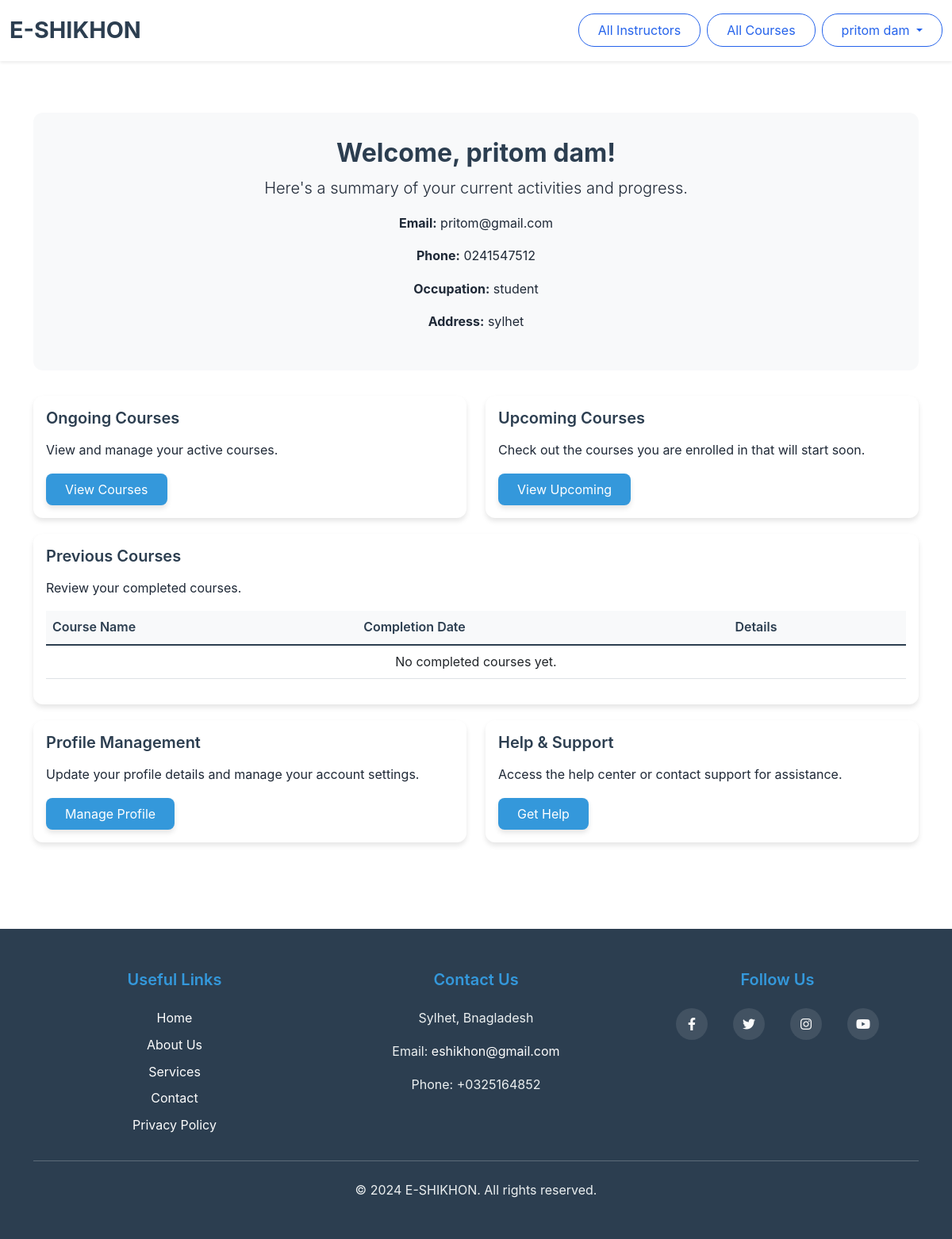
The page /loguser.php (signed in) on the database its author committed.
### tables this page shows
CREATE TABLE `users` (
  `id` int(11) NOT NULL,
  `email` varchar(255) DEFAULT NULL,
  `fullname` varchar(255) DEFAULT NULL,
  `phone` varchar(255) DEFAULT NULL,
  `dob` varchar(255) DEFAULT NULL,
  `password` varchar(255) DEFAULT NULL,
  `occupation` varchar(255) DEFAULT NULL,
  `address` varchar(255) DEFAULT NULL,
  `status` varchar(20) NOT NULL DEFAULT 'active'
);

### loguser.php (the view, shortened to what this page needs)
<!doctype html>
<?php
$conn = mysqli_connect("localhost", "root", "", "project");
$email = $_SESSION['email'];
$sql = "SELECT * FROM users WHERE email = '$email'";
$result = mysqli_query($conn, $sql);
$user = mysqli_fetch_assoc($result);
?>
<html lang="en">
<head>
    <link href="https://cdn.jsdelivr.net/npm/bootstrap@5.0.2/dist/css/bootstrap.min.css" rel="stylesheet">
    <link href="https://cdnjs.cloudflare.com/ajax/libs/font-awesome/6.0.0-beta3/css/all.min.css" rel="stylesheet">
    <link rel="stylesheet" href="style.css">
</head>
<body>
    <nav class="navbar navbar-expand-lg navbar-light bg-light">
        <div class="container-fluid">
            <a class="navbar-brand" href="loguser.php"><h1>E-SHIKHON</h1></a>
            <div class="d-flex">
                <a class="btn btn-outline-primary me-2" href="viewinstructor.php">All Instructors</a>
                <a class="btn btn-outline-primary me-2" href="all_courses.php">All Courses</a>
                <div class="dropdown">
                    <button class="btn btn-outline-primary dropdown-toggle" type="button" id="userDropdown" data-bs-toggle="dropdown" aria-expanded="false">
                        <?php echo htmlspecialchars($user['fullname']); ?>
                    </button>
                </div>
            </div>
        </div>
    </nav><br>
    <div class="container">
        <div class="welcome-section">
            <div class="row">
                <div class="col-md-12 text-center">
                    <h2>Welcome, <?php echo htmlspecialchars($user['fullname']); ?>!</h2>
                    <p class="lead">Here's a summary of your current activities and progress.</p>
                    <div class="user-info mt-3">
                        <p><strong>Email:</strong> <?php echo htmlspecialchars($user['email']); ?></p>
                        <p><strong>Phone:</strong> <?php echo htmlspecialchars($user['phone']); ?></p>
                        <p><strong>Occupation:</strong> <?php echo htmlspecialchars($user['occupation']); ?></p>
                        <p><strong>Address:</strong> <?php echo htmlspecialchars($user['address']); ?></p>
                    </div>
                </div>
            </div>
        </div>
        <div class="row">
            <div class="col-md-6">
                <div class="card">
                    <div class="card-body">
                        <h5 class="card-title">Ongoing Courses</h5>
                        <p class="card-text">View and manage your active courses.</p>
                        <a href="ongoing_courses.php" class="btn btn-primary">View Courses</a>
                    </div>
                </div>
            </div>
            <div class="col-md-6">
                <div class="card">
                    <div class="card-body">
                        <h5 class="card-title">Upcoming Courses</h5>
                        <p class="card-text">Check out the courses you are enrolled in that will start soon.</p>
                        <a href="upcoming_courses.php" class="btn btn-primary">View Upcoming</a>
                    </div>
                </div>
            </div>
        </div>
        <div class="row">
            <div class="col-md-12">
                <div class="card">
                    <div class="card-body">
                        <h5 class="card-title">Previous Courses</h5>
                        <p class="card-text">Review your completed courses.</p>
                        <table class="table">
                            <thead>
                                <tr>
                                    <th scope="col">Course Name</th>
                                    <th scope="col">Completion Date</th>
                                    <th scope="col">Details</th>
                                </tr>
                            </thead>
                            <tbody>
                                <?php
                                $completed_sql = "SELECT c.title, c.id, e.enrollment_date, e.last_accessed
                                                FROM courses c
                                                JOIN enrollments e ON c.id = e.course_id
                                                JOIN users u ON e.user_id = u.id
                                                WHERE u.email = '$email'
                                                AND e.status = 'completed'
                                                ORDER BY e.last_accessed DESC";
                                $completed_result = mysqli_query($conn, $completed_sql);
                                if (mysqli_num_rows($completed_result) > 0) {
                                    while ($course = mysqli_fetch_assoc($completed_result)) {
                                ?>
                                    <tr>
                                        <td><?php echo htmlspecialchars($course['title']); ?></td>
                                        <td><?php echo date('F d, Y', strtotime($course['last_accessed'])); ?></td>
                                        <td>
                                            <a href="course_details.php?id=<?php echo $course['id']; ?>"
                                               class="btn btn-info btn-sm">View Details</a>
                                        </td>
                                    </tr>
                                <?php
                                    }
                                } else {
                                ?>
                                    <tr>
                                        <td colspan="3" class="text-center">No completed courses yet.</td>
                                    </tr>
                                <?php
                                }
                                ?>
                            </tbody>
                        </table>
                    </div>
                </div>
            </div>
        </div>
        <div class="row">
            <div class="col-md-6">
                <div class="card">
                    <div class="card-body">
                        <h5 class="card-title">Profile Management</h5>
                        <p class="card-text">Update your profile details and manage your account settings.</p>
                        <a href="viewprofile.php" class="btn btn-primary">Manage Profile</a>
                    </div>
                </div>
            </div>
            <div class="col-md-6">
                <div class="card">
                    <div class="card-body">
                        <h5 class="card-title">Help & Support</h5>
                        <p class="card-text">Access the help center or contact support for assistance.</p>
                        <a href="#" class="btn btn-primary">Get Help</a>
                    </div>
                </div>
            </div>
        </div>
    </div><br>
    <footer class="footer">
        <div class="container">
            <div class="row">
                <div class="col-md-4">
                    <h5>Useful Links</h5>
                    <ul class="list-unstyled">
                        <li><a href="#">Home</a></li>
                        <li><a href="#">About Us</a></li>
                        <li><a href="#">Services</a></li>
                        <li><a href="#">Contact</a></li>
                        <li><a href="#">Privacy Policy</a></li>
                    </ul>
                </div>
                <div class="col-md-4">
                    <h5>Contact Us</h5>
                    <address>
                        <p>Sylhet, Bnagladesh</p>
                        <p>Email: <a href="mailto:info@example.com">eshikhon@gmail.com</a></p>
                        <p>Phone: +0325164852</p>
                    </address>
                </div>
                <div class="col-md-4">
                    <h5>Follow Us</h5>
                    <div class="social-links">
                        <ul class="list-unstyled">
                            <li><a href="#"><i class="fab fa-facebook-f"></i></a></li>
                            <li><a href="#"><i class="fab fa-twitter"></i></a></li>
                            <li><a href="#"><i class="fab fa-instagram"></i></a></li>
                            <li><a href="#"><i class="fab fa-youtube"></i></a></li>
                        </ul>
                    </div>
                </div>
            </div>
            <hr>
            <div class="mt-4">
                <p>&copy; 2024 E-SHIKHON. All rights reserved.</p>
            </div>
        </div>
    </footer>
</body>
</html>

### style.css (style rules this page uses)
:root { --primary-color: #2563eb; --secondary-color: #1e40af; --accent-color: #3b82f6; --text-color: #1f2937; --light-bg: #f3f4f6; }
body { font-family: 'Inter', sans-serif; color: var(--text-color); line-height: 1.6; }
.navbar { box-shadow: 0 2px 4px rgba(0,0,0,0.1); padding: 1rem 0; }
.footer { background: var(--light-bg); padding: 4rem 0 2rem; margin-top: 4rem; }
.footer h5 { color: var(--primary-color); font-weight: 600; margin-bottom: 1.5rem; }
.footer ul li { margin-bottom: 0.5rem; }
.footer a { color: var(--text-color); text-decoration: none; transition: color 0.3s ease; }
.social-links ul { display: flex; gap: 1rem; }
.social-links a { display: inline-flex; align-items: center; justify-content: center; width: 40px; height: 40px; background: white; border-radius: 50%; transition: all 0.3s ease; }
.btn { padding: 0.5rem 1.5rem; border-radius: 20px; transition: all 0.3s ease; }
.btn-primary { background-color: var(--primary-color); border-color: var(--primary-color); }
.btn-outline-primary { color: var(--primary-color); border-color: var(--primary-color); }

### loguser.php (style rules this page uses)
.navbar { margin-bottom: 20px; }
.container { margin-top: 20px; }
.card { margin-bottom: 20px; box-shadow: 0 4px 6px rgba(0, 0, 0, 0.1); }
.table thead th { vertical-align: bottom; }
.btn-primary { box-shadow: 0 4px 6px rgba(0, 0, 0, 0.1); }
.footer { background-color: #000000; padding: 2rem 0; text-align: center; color: white; }
.footer a { color: #fdfdfd; text-decoration: none; }
.social-links a { margin: 0 0.5rem; color: #fafafa; }
.navbar { background-color: #ffffff !important; box-shadow: 0 2px 4px rgba(0,0,0,0.08); padding: 1rem 0; }
.navbar-brand h1 { color: #2c3e50; font-size: 1.8rem; font-weight: 700; margin: 0; }
.card { border: none; border-radius: 12px; transition: transform 0.2s, box-shadow 0.2s; }
.card-title { color: #2c3e50; font-weight: 600; margin-bottom: 1rem; }
.btn-primary { background-color: #3498db; border: none; padding: 0.5rem 1.5rem; border-radius: 8px; transition: all 0.3s; }
.welcome-section { background-color: #f8f9fa; padding: 2rem; border-radius: 12px; margin-bottom: 2rem; }
.welcome-section h2 { color: #2c3e50; font-weight: 700; }
.table { border-collapse: separate; border-spacing: 0; }
.table thead th { background-color: #f8f9fa; border-bottom: 2px solid #dee2e6; color: #2c3e50; font-weight: 600; }
.footer { background-color: #2c3e50; color: #ecf0f1; }
.footer h5 { color: #3498db; font-weight: 600; margin-bottom: 1.5rem; }
.social-links ul { display: flex; gap: 1rem; justify-content: center; }
.social-links a { display: inline-block; width: 40px; height: 40px; line-height: 40px; text-align: center; background-color: rgba(255,255,255,0.1); border-radius: 50%; transition: all 0.3s; }

### rows shown on the page
users: fullname "pritom dam", email "pritom@gmail.com", phone "0241547512", occupation "student", address "sylhet"
